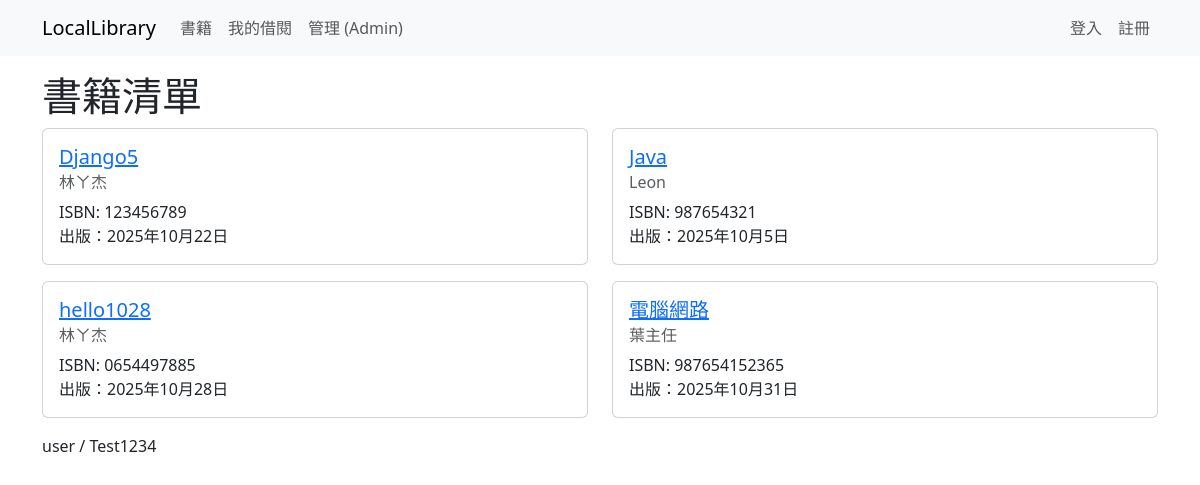
/catalog/books/, run on an earlier commit of the app's database.
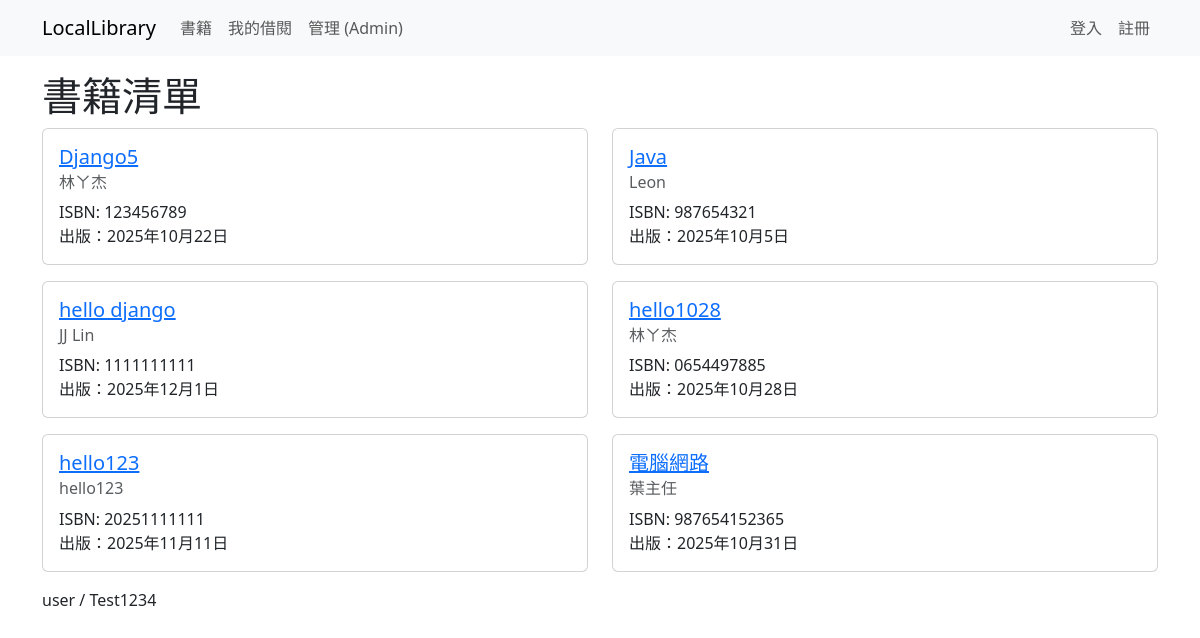
And on a later commit of the database.
### catalog/models.py (models this page shows, shortened)
class Book(models.Model):
    title = models.CharField(max_length=200, verbose_name="隨便來個書名")
    author = models.CharField(max_length=100, verbose_name="不知作者")
    isbn = models.CharField('ISBN', max_length=13, unique=True)
    published_date = models.DateField(null=True, blank=True, verbose_name="出版日期")

### catalog/views.py (the view)
# urls.py: path('catalog/books/', views.book_list, name='book_list'),
def book_list(request):
    books = Book.objects.all().order_by('title')
    return render(request, 'book_list.html', {'books': books})

### templates/book_list.html (shortened to what this page needs)
{% extends "base.html" %}
{% block content %}
  <h1>書籍清單</h1>
  <div class="row">
    {% for book in books %}
      <div class="col-md-6 mb-3">
        <div class="card">
          <div class="card-body">
            <h5 class="card-title">
              <a href="{{ book.id }}">{{ book.title }}</a>
            </h5>
            <h6 class="card-subtitle mb-2 text-muted">{{ book.author }}</h6>
            <p class="card-text">ISBN: {{ book.isbn }}<br>出版：{{ book.published_date }}</p>
          </div>
        </div>
      </div>
    {% empty %}
      <p>目前沒有書籍。</p>
    {% endfor %}
  </div>
{% endblock %}

### templates/base.html (shortened to what this page needs)
<!doctype html>
<html lang="zh-Hant">
  <head>
    <link href="https://cdn.jsdelivr.net/npm/bootstrap@5.3.0/dist/css/bootstrap.min.css" rel="stylesheet">
  </head>
  <body>
    <nav class="navbar navbar-expand-lg navbar-light bg-light mb-3">
      <div class="container">
        <a class="navbar-brand" href="">LocalLibrary</a>
        <div class="collapse navbar-collapse">
          <ul class="navbar-nav me-auto">
            <li class="nav-item"><a class="nav-link" href="{% url 'book_list' %}">書籍</a></li>
            <li class="nav-item"><a class="nav-link" href="">我的借閱</a></li>
            <li class="nav-item"><a class="nav-link" href="/admin/">管理 (Admin)</a></li>
          </ul>
          <ul class="navbar-nav">
            {% if user.is_authenticated %}
              <li class="nav-item">
                <span class="nav-link">
                  Hi, {{ user.username }}
                  {% if user.profile.profile_picture %}
                    <img src="{{ user.profile.profile_picture.url }}" alt="Profile Picture" style="width: 30px; height: 30px; border-radius: 50%;">
                  {% endif %}
                </span>
              </li>
              <li class="nav-item"><a class="nav-link" href="{% url 'logout' %}">登出</a></li>
            {% else %}
              <li class="nav-item"><a class="nav-link" href="{% url 'login' %}">登入</a></li>
              <li class="nav-item"><a class="nav-link" href="{% url 'register' %}">註冊</a></li>
            {% endif %}
          </ul>
        </div>
      </div>
    </nav>
    <div class="container">
      {% block content %}{% endblock %}
      <div class='info'>
      user / Test1234
      </div>
    </div>
  </body>
</html>

What changed in the data, as far as the page shows it:
added Book: title "hello django", author "JJ Lin", isbn "1111111111", published_date "2025年12月1日"
added Book: title "hello123", author "hello123", isbn "20251111111", published_date "2025年11月11日"
